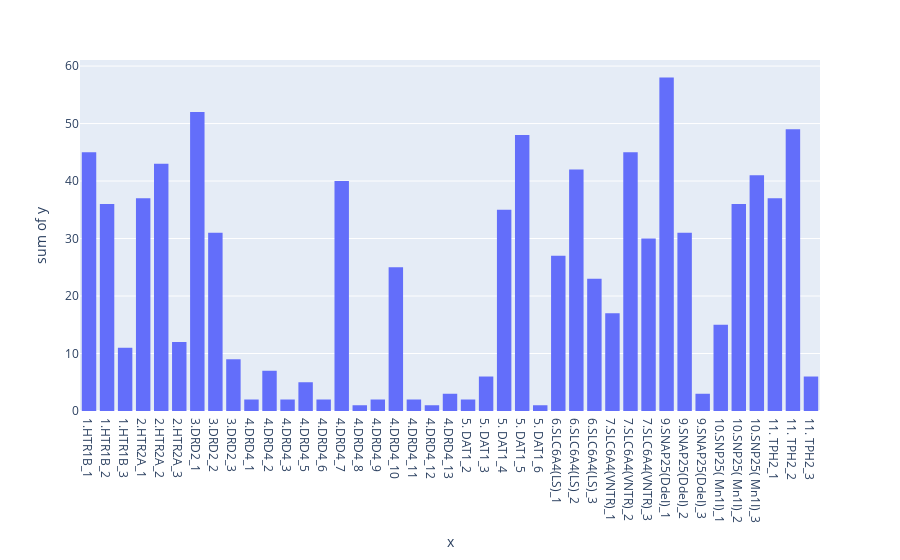

The notebook cell saved with this chart:
### Markdown cell above
The TDAH column reveal some apparently strong positive and negative correlactions. However, it must be visualized taking into account the next histogram. Observe that some SNPs do not have a lot of data, so any significative correlation could be despicable.

### Code cell
fig = px.histogram(x=df_autosomal_transformed.iloc[:,2:].sum().index, y=df_autosomal_transformed.iloc[:,2:].sum().values)
fig.show()

### Figure 1 — Plotly figure (JSON) as saved in the notebook; plotly's stock layout.template omitted (floating-point values rounded to 4 significant figures)
{"data": [{"alignmentgroup": "True", "bingroup": "x", "histfunc": "sum", "hovertemplate": "x=%{x}<br>sum of y=%{y}<extra></extra>", "legendgroup": "", "marker": {"color": "#636efa", "pattern": {"shape": ""}}, "name": "", "offsetgroup": "", "orientation": "v", "showlegend": false, "type": "histogram", "x": ["1.HTR1B_1", "1.HTR1B_2", "1.HTR1B_3", "2.HTR2A_1", "2.HTR2A_2", "2.HTR2A_3", "3.DRD2_1", "3.DRD2_2", "3.DRD2_3", "4.DRD4_1", "4.DRD4_2", "4.DRD4_3", "4.DRD4_5", "4.DRD4_6", "4.DRD4_7", "4.DRD4_8", "4.DRD4_9", "4.DRD4_10", "4.DRD4_11", "4.DRD4_12", "4.DRD4_13", "5. DAT1_2", "5. DAT1_3", "5. DAT1_4", "5. DAT1_5", "5. DAT1_6", "6.SLC6A4(LS)_1", "6.SLC6A4(LS)_2", "6.SLC6A4(LS)_3", "7.SLC6A4(VNTR)_1", "7.SLC6A4(VNTR)_2", "7.SLC6A4(VNTR)_3", "9.SNAP25(DdeI)_1", "9.SNAP25(DdeI)_2", "9.SNAP25(DdeI)_3", "10.SNP25( Mn1I)_1", "10.SNP25( Mn1I)_2", "10.SNP25( Mn1I)_3", "11. TPH2_1", "11. TPH2_2", "11. TPH2_3"], "xaxis": "x", "y": [45, 36, 11, 37, 43, 12, 52, 31, 9, 2, 7, 2, 5, 2, 40, 1, 2, 25, 2, 1, 3, 2, 6, 35, 48, 1, 27, 42, 23, 17, 45, 30, 58, 31, 3, 15, 36, 41, 37, 49, 6], "yaxis": "y"}], "layout": {"barmode": "relative", "legend": {"tracegroupgap": 0}, "margin": {"t": 60}, "xaxis": {"anchor": "y", "domain": [0, 1], "title": {"text": "x"}}, "yaxis": {"anchor": "x", "domain": [0, 1], "title": {"text": "sum of y"}}}}
